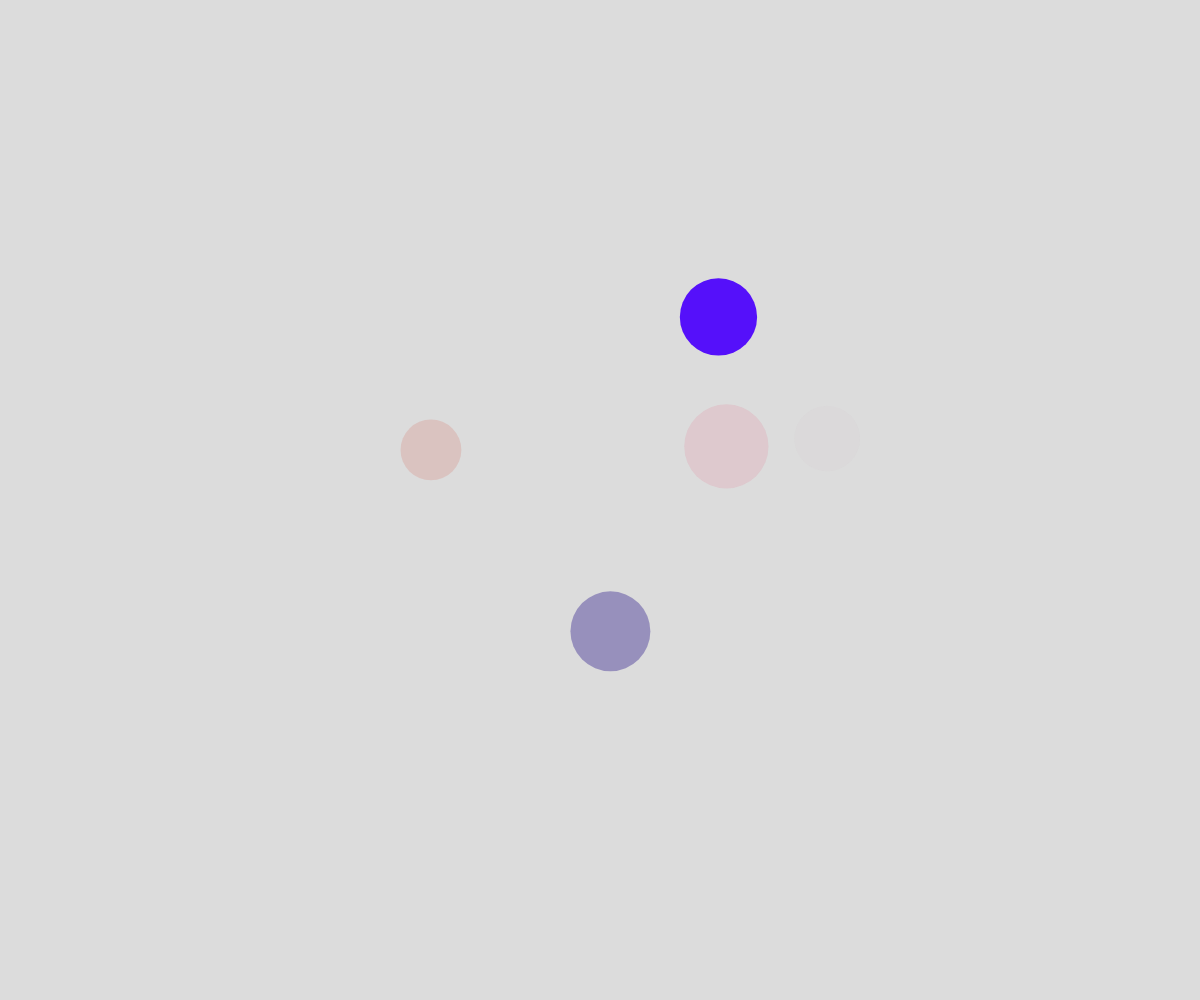
Frame 1 (no input)
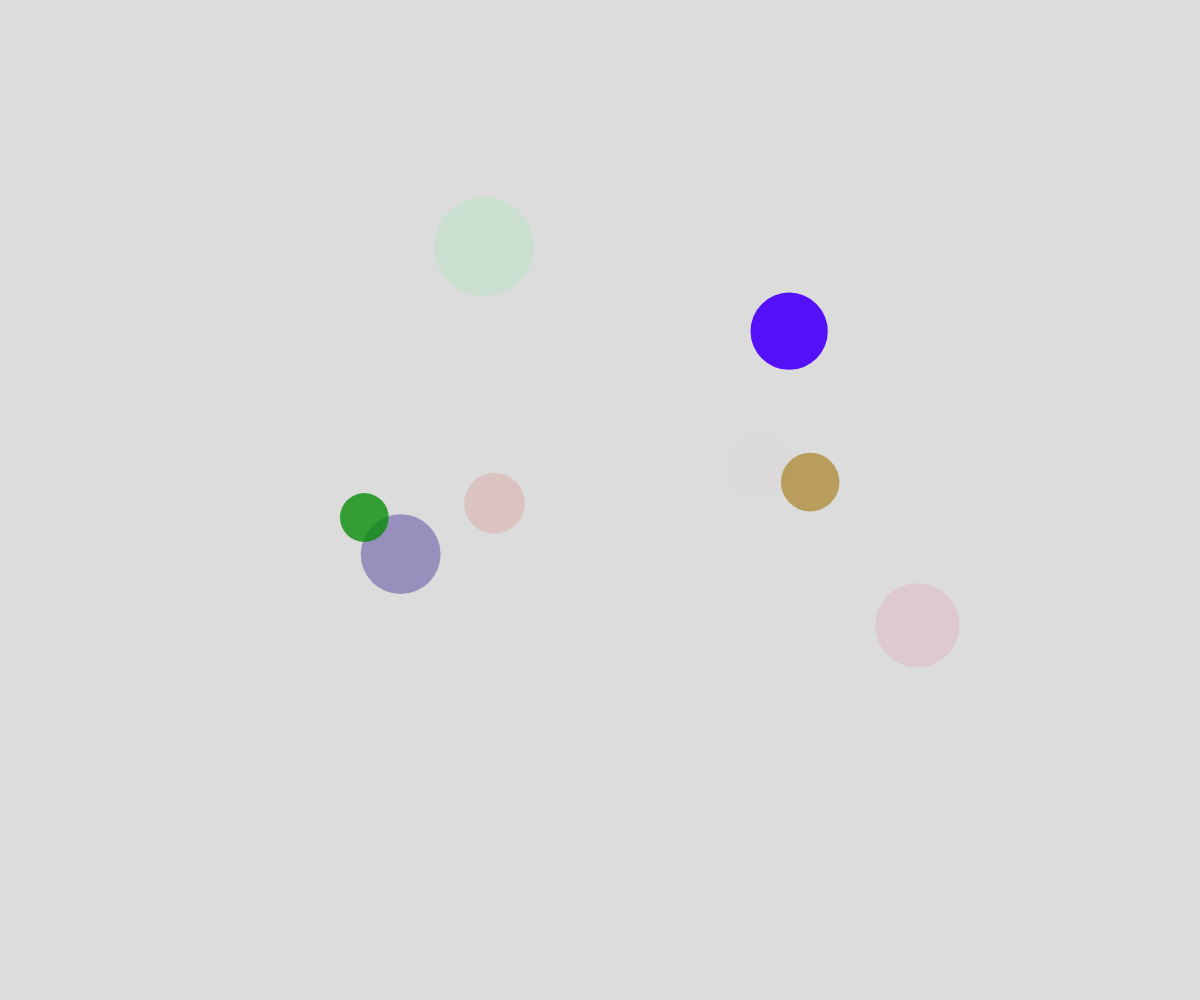
Frame 60 (no input)
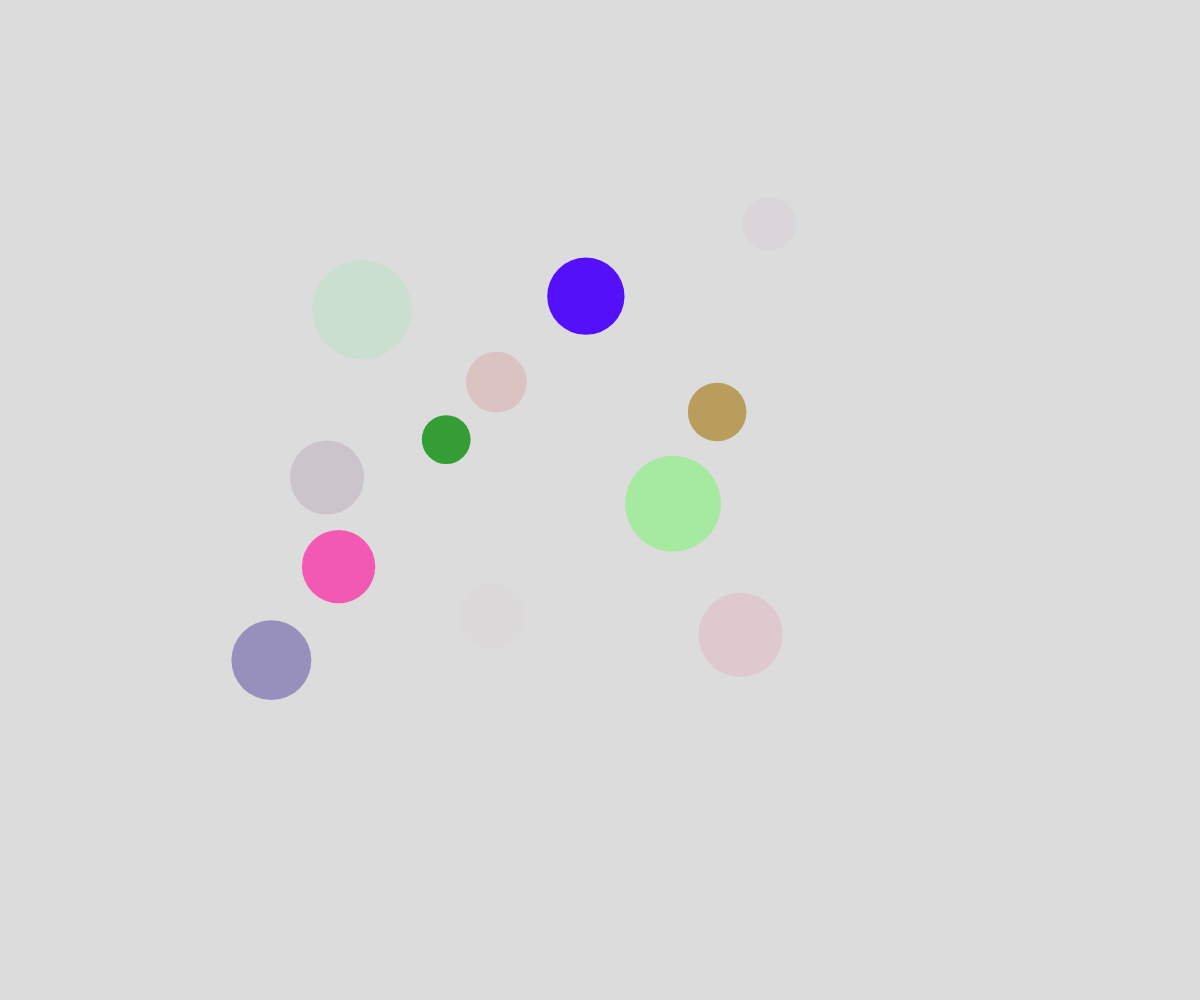
Frame 120 (the mouse pressed at the canvas centre since frame 60)

The p5.js sketch that drew these frames (run headless with seeded random() and noise() and a simulated clock; from frame 60 on, the mouse is pressed at the canvas centre):

// p5.js sketch
// ── sketch.js
// Bubble
let theBubbles = [];
let deathLocations = [];

function setup() {
  createCanvas(windowWidth, windowHeight);

  for (let i = 0; i < 5; i++) {
    spawnBubble();
  }

  //create a new bubble every half second
  window.setInterval(spawnBubble, 500);
}

function draw() {
  background(220);
  // moveBubblesRandomly();
  moveBubblesWithNoise();
  displayBubbles();
  displayGraves();
}

function displayGraves() {
  for (let grave of deathLocations) {
    textAlign(CENTER, CENTER);
    fill("black");
    text("X", grave.x, grave.y);
  }
}

function mousePressed() {
  for (let bubble of theBubbles) {
    if (clickedOnBubble(mouseX, mouseY, bubble)) {
      let theIndex = theBubbles.indexOf(bubble);
      theBubbles.splice(theIndex, 1);
      undertaker(mouseX, mouseY);
    }
  }
}

function undertaker(theX, theY) {
  let grave = {
    x: theX, 
    y: theY,
  };
  deathLocations.push(grave);
}

function clickedOnBubble(x, y, theBubble) {
  let distanceAway = dist(x, y, theBubble.x, theBubble.y);
  return distanceAway < theBubble.radius;
}

function moveBubblesWithNoise() {
  for (let bubble of theBubbles) {
    bubble.x = noise(bubble.timeX) * width;
    bubble.y = noise(bubble.timeY) * height;

    bubble.timeX += bubble.deltaTime;
    bubble.timeY += bubble.deltaTime;
  }
}

function moveBubblesRandomly() {
  for (let bubble of theBubbles) {
    let choice = random(100);
    if (choice < 50) {
      //move up
      bubble.y -= bubble.speed;
    }
    else if (choice < 65) {
      //move down
      bubble.y += bubble.speed;
    }
    else if (choice < 75) {
      //move right
      bubble.x += bubble.speed;
    }
    else {
      //move left
      bubble.x -= bubble.speed;
    }
  }
}

function displayBubbles() {
  for (let bubble of theBubbles) {
    noStroke();
    fill(bubble.r, bubble.g, bubble.b, bubble.alpha);
    circle(bubble.x, bubble.y, bubble.radius * 2);
  }
}

function spawnBubble() {
  let someBubble = {
    x: random(0, width),
    y: height + random(0, 50),
    speed: random(2, 5),
    radius: random(20, 50),
    r: random(255),
    g: random(255),
    b: random(255),
    alpha: random(255),
    timeX: random(100000000),
    timeY: random(100000000),
    deltaTime: 0.006,
  };
  theBubbles.push(someBubble);
}
